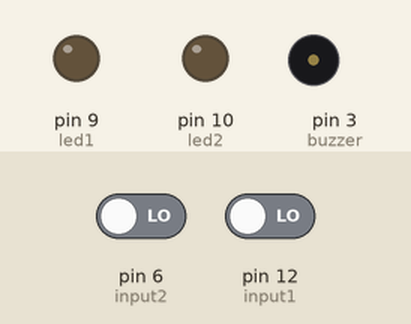
Bench run of a sketch on a simulated Arduino Uno, built with avr-gcc and run on an emulated ATmega328P. Shown: output pins drawn as LEDs (lit = HIGH), buzzer (waves = sounding). The inputs (shaded band) are chosen by the test bench; at power-on: pin 6 (input2) LOW, pin 12 (input1) LOW. What the sketch prints to the serial monitor is not drawn.

Above: at 1.2 s.
1.3 s: pin 6 (input2) driven HIGH
At 2.0 s:
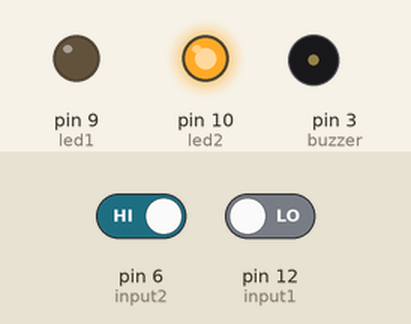
4.3 s: pin 12 (input1) driven HIGH
At 5.1 s:
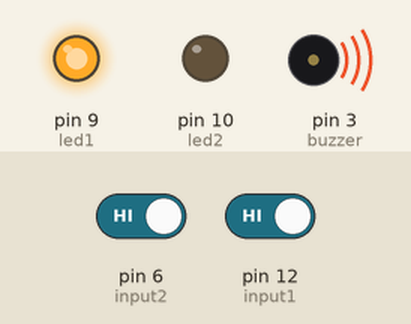
7.3 s: pin 12 (input1) driven LOW
At 7.8 s:
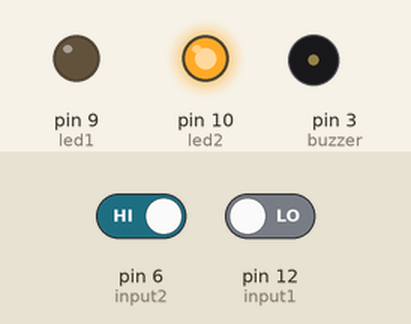
8.8 s: pin 6 (input2) driven LOW
At 10.5 s:
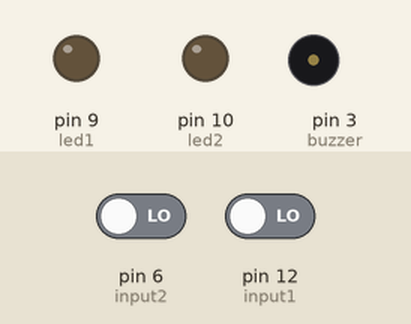
Timing chart, 0 to 11.8 s (numbered marks = the images above; inputs shaded):
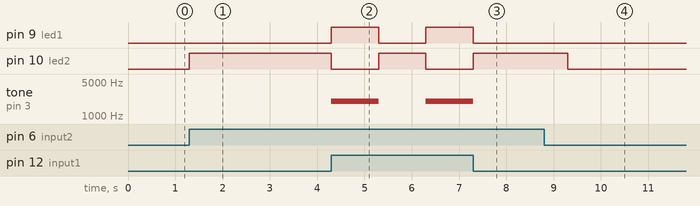

The sketch:

Sense_of_Touch.ino
```cpp
int input1 = 12;
int input2 = 6;

int led1 = 9;//RED
int led2 = 10;//GREEN
int buzzer = 3;

void setup() {
  // put your setup code here, to run once:
  pinMode(input1, INPUT);
  pinMode(input2, INPUT);
  pinMode(led1, OUTPUT);
  pinMode(led2,OUTPUT);
  Serial.begin(9600);
}

void loop() {
  // put your main code here, to run repeatedly:
  if(digitalRead(input1) == HIGH){
    Serial.print("input1");
    digitalWrite(led1, HIGH);
    tone(buzzer, 2000);
    delay(1000);
    noTone(buzzer);
    digitalWrite(led1, LOW);
  }
  if(digitalRead(input2) == HIGH){
    Serial.print("input2");
    digitalWrite(led2, HIGH);
    delay(1000);
    digitalWrite(led2, LOW);
  }
}
```

Measured:
- after the input at 1.3 s, pin 10 (led2): LOW → HIGH at once
- after the input at 4.3 s, pin 9 (led1): LOW → HIGH at once, → LOW 1.0 s later, → HIGH 1.0 s later; pin 10 (led2): HIGH → LOW at once, → HIGH 1.0 s later, → LOW 1.0 s later; tone on pin 3 (buzzer): silent → 2000 Hz at once, → silent 1.0 s later, → 2000 Hz 1.0 s later
- after the input at 7.3 s, pin 9 (led1): goes on until 7.3 s, then stays LOW; pin 10 (led2): goes on until 7.3 s, then stays HIGH; tone on pin 3 (buzzer): goes on until 7.3 s, then stays silent
- after the input at 8.8 s, pin 10 (led2): HIGH → LOW after 0.50 s
